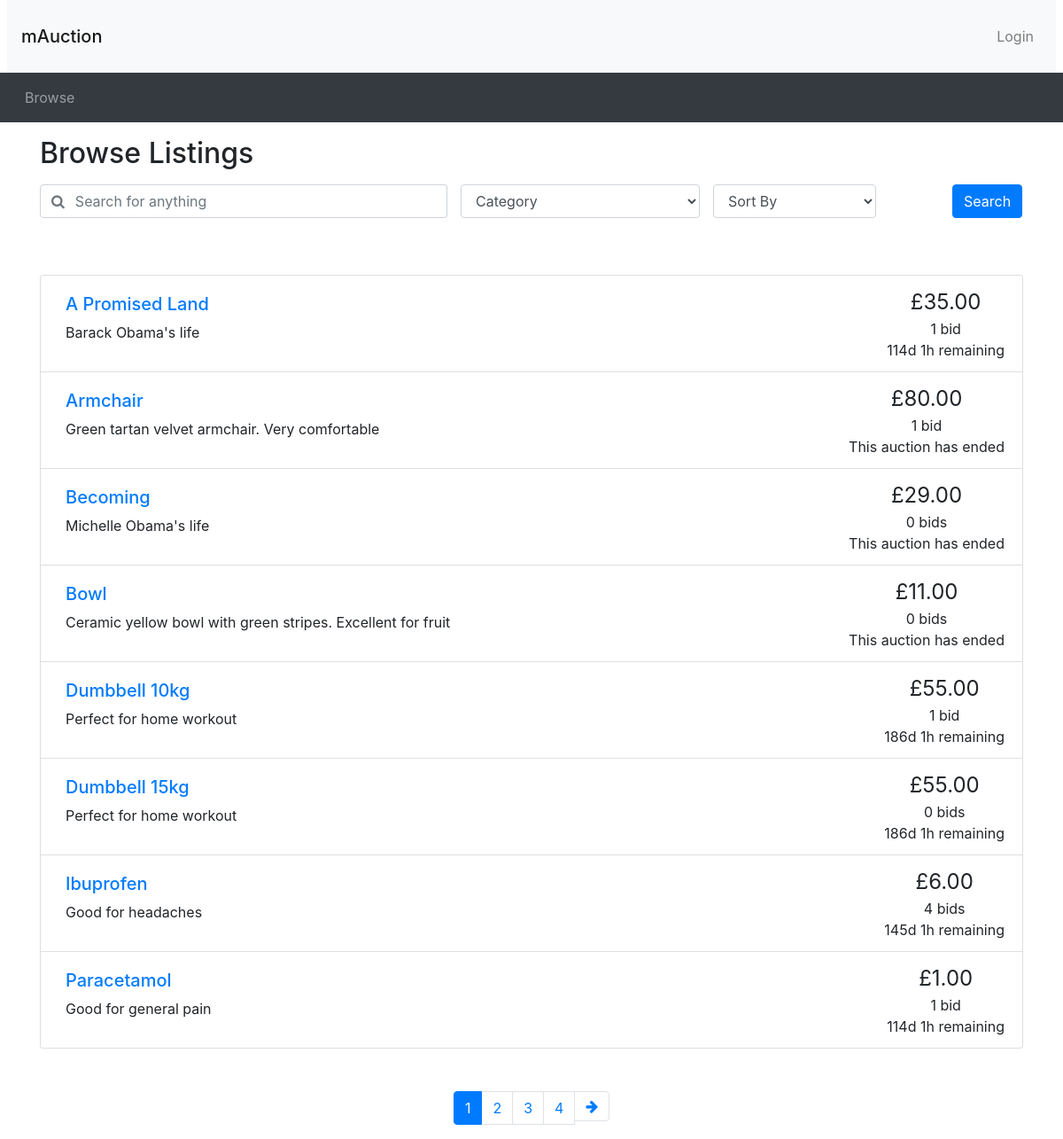
Page /browse.php on the earlier database version.
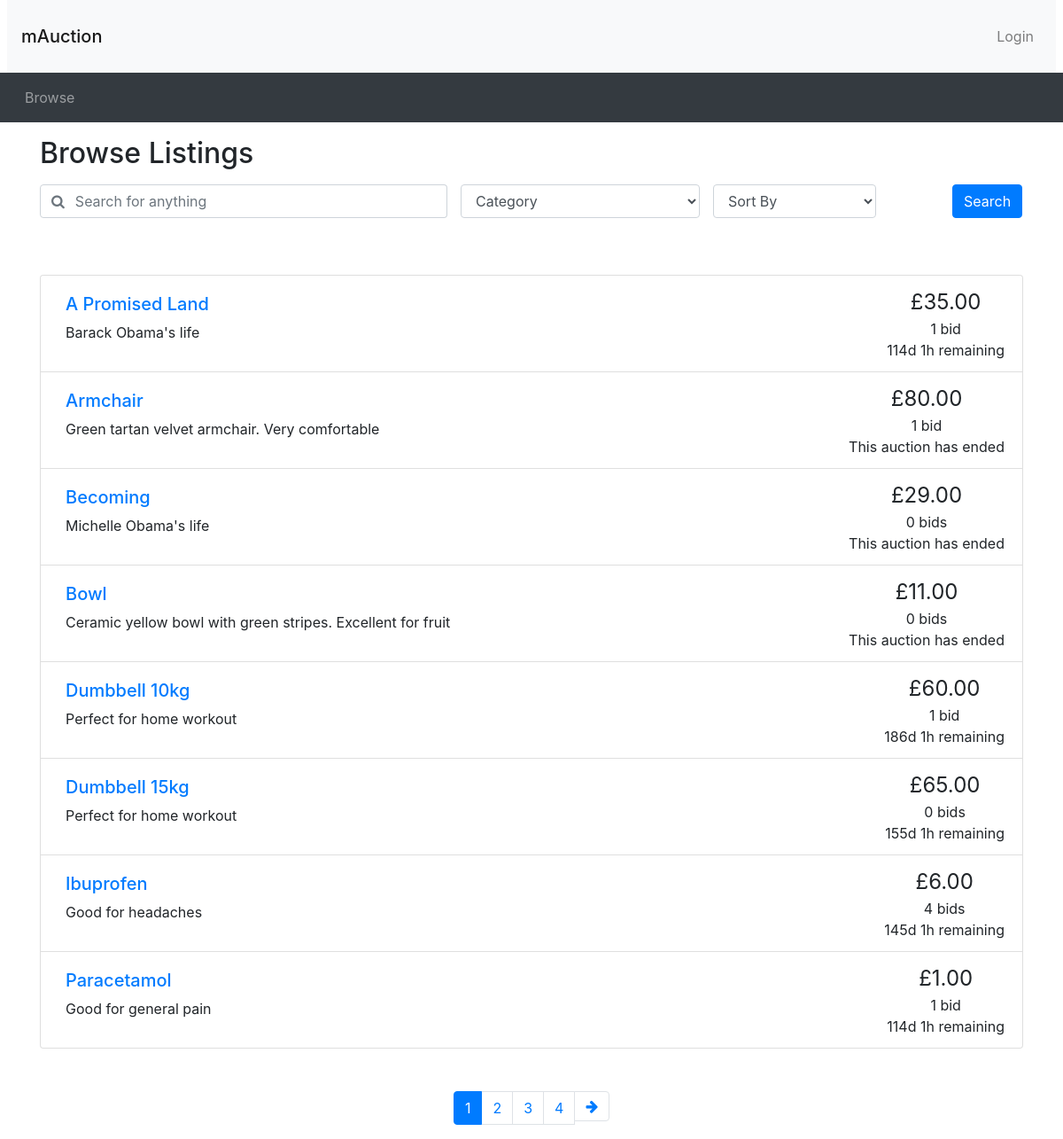
Same page on the later database version.
### tables this page shows
CREATE TABLE Auction (
saleItemID INT NOT NULL AUTO_INCREMENT,
itemName VARCHAR(200) NOT NULL,
userName VARCHAR(45) NOT NULL, 
category VARCHAR(100) NOT NULL,
startPrice DECIMAL NOT NULL,
description VARCHAR(300) NOT NULL, 
reservePrice DECIMAL NULL, 
endDate DATETIME NOT NULL, 
delivery VARCHAR(20) NOT NULL, 
itemCondition VARCHAR(30) NOT NULL, 
PRIMARY KEY (saleItemID));

### utilities.php (the view)
<?php
function display_time_remaining($interval)
{
  if ($interval->days == 0 && $interval->h == 0) {
    $time_remaining = $interval->format('%im %Ss');
  } else if ($interval->days == 0) {
    $time_remaining = $interval->format('%hh %im');
  } else {
    $time_remaining = $interval->format('%ad %hh');
  }
  return $time_remaining;
}
function print_listing_li($item_id, $title, $desc, $price, $num_bids, $endDate)
{
  if (strlen($desc) > 250) {
    $desc_shortened = substr($desc, 0, 250) . '...';
  } else {
    $desc_shortened = $desc;
  }
  if ($num_bids == 1) {
    $bid = ' bid';
  } else {
    $bid = ' bids';
  }
  $end_time = new DateTime($endDate);
  $now = new DateTime("now");
  if ($now > $end_time) {
    $time_remaining = 'This auction has ended';
  } else {
    $time_to_end = date_diff($now, $end_time);
    $time_remaining = display_time_remaining($time_to_end) . ' remaining';
  }
  echo ('
    <li class="list-group-item d-flex justify-content-between">
    <div class="p-2 mr-5"><h5><a href="listing.php?item_id=' . $item_id . '">' . $title . '</a></h5>' . $desc_shortened . '</div>
    <div class="text-center text-nowrap"><span style="font-size: 1.5em">£' . number_format($price, 2) . '</span><br/>' . $num_bids . $bid . '<br/>' . $time_remaining . '</div>
  </li>');
}
?>

### header.php (shortened to what this page needs)
<!doctype html>
<html lang="en">
<head>
  <link rel="stylesheet" href="css/bootstrap.min.css">
  <link rel="stylesheet" href="https://cdnjs.cloudflare.com/ajax/libs/font-awesome/4.7.0/css/font-awesome.min.css">
  <link rel="stylesheet" href="css/custom.css">
</head>
<body>
<nav class="navbar navbar-expand-lg navbar-light bg-light mx-2">
  <h3 class="my-3"><a class="navbar-brand" href="browse.php">mAuction</a></h3>
  <ul class="navbar-nav ml-auto">
    <li class="nav-item">
<?php
if (isset($_SESSION['logged_in']) && $_SESSION['logged_in'] == true) {
    echo '<a class="nav-link" href="logout.php">Logout</a>';
}
else {
  echo '<button type="button" class="btn nav-link" data-toggle="modal" data-target="#loginModal">Login</button>';
}
?>
    </li>
  </ul>
</nav>
<nav class="navbar navbar-expand-lg navbar-dark bg-dark">
  <ul class="navbar-nav align-middle">
	<li class="nav-item mx-1">
      <a class="nav-link" href="browse.php">Browse</a>
    </li>
  </ul>
</nav>

### browse.php (shortened to what this page needs)
<?php include 'connection.php'; ?>
<?php include ("header.php") ?>
<?php require("utilities.php") ?>
<div class="container">
  <h2 class="my-3">Browse Listings</h2>
  <div id="searchSpecs">
    <form method="get">
      <div class="row">
        <div class="col-md-5 pr-0">
          <div class="form-group">
            <div class="input-group">
              <div class="input-group-prepend">
                <span class="input-group-text bg-transparent pr-0 text-muted">
                  <i class="fa fa-search"></i>
                </span>
              </div>
              <input type="text" class="form-control border-left-0" id="keyword" name="keyword" placeholder="Search for anything">
            </div>
          </div>
        </div>
        <div class="col-md-3 pr-0">
          <div class="form-group">
            <select class="form-control" id="cat" name="cat">
              <option selected value="none">Category</option>
            </select>
          </div>
        </div>
        <div class="col-md-3 pr-0">
          <div class="form-inline">
            <select class="form-control" id="order_by" name="order_by">
              <option selected value="none">Sort By</option>
            </select>
          </div>
        </div>
        <div class="col-md-1 px-0">
          <button type="submit" name="search" class="btn btn-primary">Search</button>
        </div>
      </div>
    </form>
  </div>
</div>
<div class="container mt-5">
  <ul class="list-group">
    <?php
    if (!isset($_GET['search'])) {
      $query = "SELECT Auction.saleItemID, Auction.startPrice, Auction.itemName, Auction.description, Auction.endDate, MAX(bidAmount) as maxBid, COUNT(bidID) as countBid FROM Auction LEFT JOIN Bid ON Auction.saleItemID = Bid.saleItemID GROUP BY Auction.saleItemID ORDER BY itemName ASC";
      $result = mysqli_query($connection, $query) or die('Error making select users query' . mysqli_error());
      $queryres = mysqli_num_rows($result);
      while ($row = mysqli_fetch_assoc($result)) {
        $item_id = $row['saleItemID'];
        $title = $row['itemName'];
        $description = $row['description'];
        $end_date = $row['endDate'];
        if ($row['maxBid'] == null) {
          $current_price = $row['startPrice'];
          $num_bids = 0;
        } else {
          $current_price = $row['maxBid'];
          $num_bids = $row['countBid'];
        }
        print_listing_li($item_id, $title, $description, $current_price, $num_bids, $end_date);
      }
    }
    if (!isset($_GET['page'])) {
      $curr_page = 1;
    } else {
      $curr_page = $_GET['page'];
    }
    $num_results = $queryres;
    $results_per_page = 2;
    $max_page = ceil($num_results / $results_per_page);
    ?>
  </ul>
  <nav aria-label="Search results pages" class="mt-5">
    <ul class="pagination justify-content-center">
      <?php
      $querystring = "";
      $high_page_boost = max(3 - $curr_page, 0);
      $low_page_boost = max(2 - ($max_page - $curr_page), 0);
      $low_page = max(1, $curr_page - 2 - $low_page_boost);
      $high_page = min($max_page, $curr_page + 2 + $high_page_boost);
      for ($i = $low_page; $i <= $high_page; $i++) {
        if ($i == $curr_page) {
          echo ('
    <li class="page-item active">');
        } else {
          echo ('
    <li class="page-item">');
        }
        echo ('
      <a class="page-link" href="browse.php?' . $querystring . 'page=' . $i . '">' . $i . '</a>
    </li>');
      }
      if ($curr_page != $max_page) {
        echo ('
    <li class="page-item">
      <a class="page-link" href="browse.php?' . $querystring . 'page=' . ($curr_page + 1) . '" aria-label="Next">
        <span aria-hidden="true"><i class="fa fa-arrow-right"></i></span>
        <span class="sr-only">Next</span>
      </a>
    </li>');
      }
      ?>
    </ul>
  </nav>
</div>
<?php include_once("footer.php") ?>

### footer.php (shortened to what this page needs)
</body>
</html>

Differences in the rows shown:
computed for auction "Dumbbell 10kg": price "55.00" → "60.00"
changed auction "Dumbbell 15kg": startPrice "55.00" → "65.00"; endDate "186d 1h remaining" → "155d 1h remaining"
